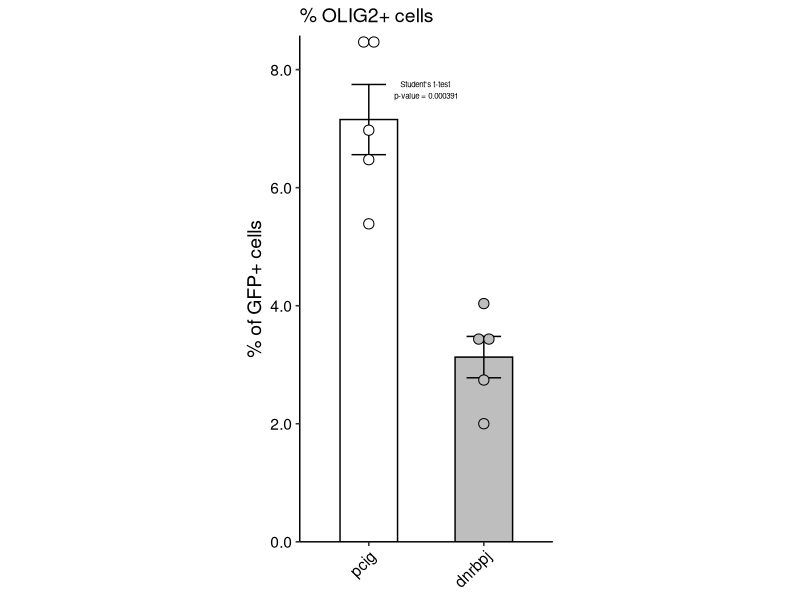
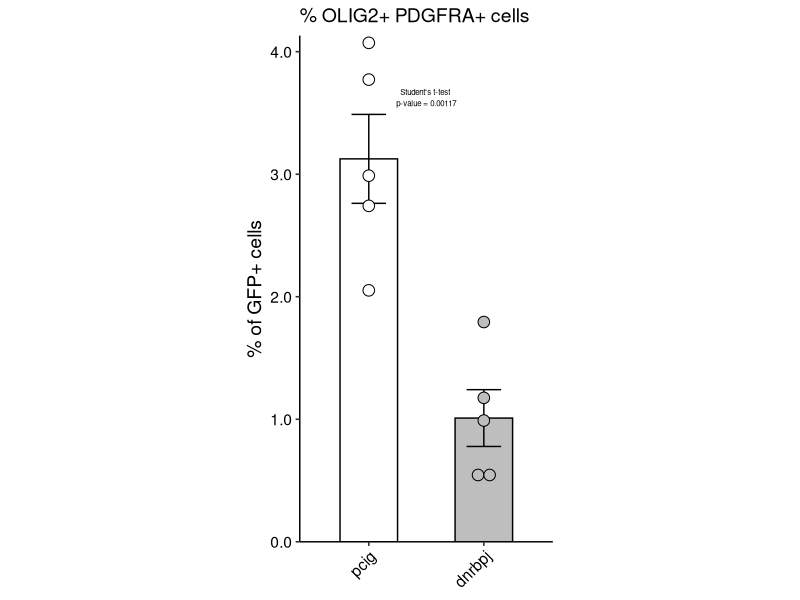
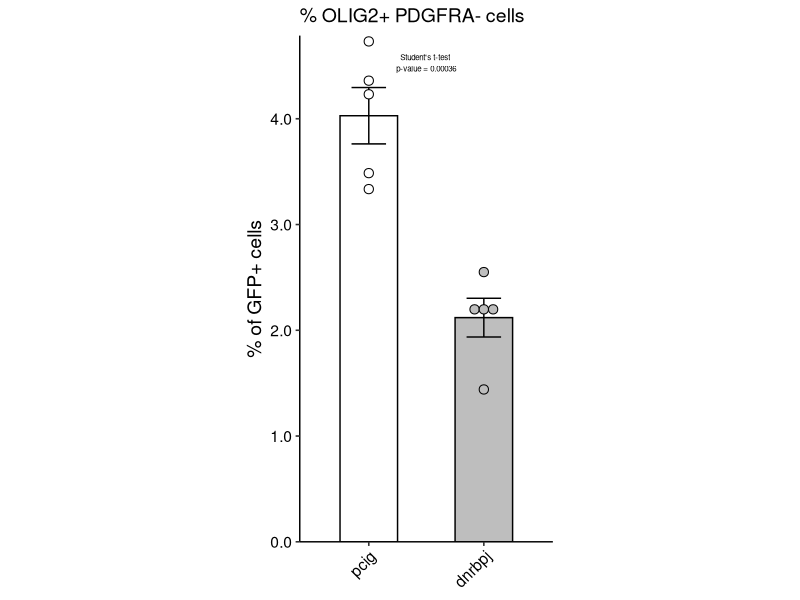

The R script that drew these images, in order:
## ---- chunk 1
knitr::opts_chunk$set(echo = TRUE)
options(repos=c(CRAN="https://cran.rstudio.com"))
install.packages(c("tidyr", "readr", "dplyr", "ggplot2", "kableExtra", 
                   "car"), ask = FALSE)
library(tidyr)
library(readr)
library(dplyr)
library(ggplot2)
library(kableExtra)
library(car)
library(rlang)

# set the root directory to the directory you are working in
knitr::opts_knit$set(root.dir = "~/Desktop/cellcount_analysis_r/francolab_cellcountanalysis_R/")

## ---- chunk 2
# Here, we are reading in the csv file and saving it as an dataframe called 'data'. Make sure the path to your data is correct or there will be an error because you didn't give R the correct 'directions' to get to your file. 

data <-
  read.csv("data/percentage_data/2021-05-06_cd1_e15-18_dnrbpj_olig2_pdgfra.csv")

## ---- chunk 3
# show data in table
data %>%
  kbl(caption = "Sample Sheet") %>% 
  kable_styling(bootstrap_options = "striped", full_width = F) %>%
  scroll_box(height = "300px")
## ---- chunk 4
data.olig2 <- data %>%
  select(treatment, brain_id, olig2)

data.olig2.pdgfra <- data %>%
  select(treatment, brain_id, olig2_pdgfra)

data.olig2.pdgfraneg <- data %>%
  select(treatment, brain_id, olig2_pdgfraneg)

## ---- chunk 5
summ_data_function <- function(data_df, marker_col) { # define the variables of the function, here the dataframe and the marker column
  data_summ_df <- data_df %>% # make a new dataframe containing the summarized data
    group_by(treatment) %>% # group by the treatment variable, so pcig and dnrbpj are the groups
    summarise(
      mean_cells = mean( {{marker_col}} ), # calculate the mean for each group
      sd_cells = sd( {{marker_col}} ), # calculate the standard deviation
      n_cells = n(), # the number of samples per group
      SE_cells = sd( {{marker_col}}) /sqrt(n())  # calculate the standard error for each group
    ) %>%
    ungroup()

  return(data_summ_df) # return the summarized data as a dataframe
}

## ---- chunk 6
# Call function and save each marker as its own dataframe 
data_summ_olig2 <- summ_data_function(data.olig2, olig2)
data_summ_olig2_pdgfra <- summ_data_function(data.olig2.pdgfra, olig2_pdgfra)
data_summ_olig2_pdgfraneg <- summ_data_function(data.olig2.pdgfraneg, olig2_pdgfraneg)

print(data_summ_olig2)
print(data_summ_olig2_pdgfra)
print(data_summ_olig2_pdgfraneg)
## ---- chunk 7
stats_test <- function(data_df, marker_col) {
  # Ensure the variable is numeric
  variable_data <- data[[ marker_col ]]
  if (!is.numeric(variable_data)) {
    stop("The specified variable is not numeric.")
  }
  
  # Split data by treatment group
  ctrl_data <- variable_data[data$treatment == "pcig"] # change group name if needed
  mut_data <- variable_data[data$treatment == "dnrbpj"] # change group name if needed

  # Check if the subsetting worked correctly
  if (length(ctrl_data) == 0 | length(mut_data) == 0) {
    stop("No data found for one of the groups.")
  }

  # Test for normality (Shapiro-Wilk test)
  shapiro_ctrl <- shapiro.test(ctrl_data)
  shapiro_mut <- shapiro.test(mut_data)

  # Print normality test results
  print(paste("Shapiro test for CTRL: p-value =", shapiro_ctrl$p.value))
  print(paste("Shapiro test for MUTANT: p-value =", shapiro_mut$p.value))

  # Test for equality of variances (Levene's test)
  levene_test <- leveneTest(variable_data ~ data$treatment)

  # Print Levene's test result
  print(paste("Levene test p-value =", levene_test$`Pr(>F)`[1]))
  # Determine which statistical test to use based on normality and variance
  if (shapiro_ctrl$p.value > 0.05 && shapiro_mut$p.value > 0.05) { # Normal distribution
    if (levene_test$`Pr(>F)`[1] > 0.05) { # Equal variances
      test_result <- t.test(ctrl_data, mut_data, var.equal = TRUE) # Student's t-test
      test_used <- "Student's t-test"
    } else { # Unequal variances
      test_result <- t.test(ctrl_data, mut_data, var.equal = FALSE) # Welch's t-test
      test_used <- "Welch's t-test"
    }
  } else { # Non-normal distribution
    test_result <- wilcox.test(ctrl_data, mut_data) # Wilcoxon rank-sum test
    test_used <- "Wilcoxon rank-sum test"
  }

  # Return the results
  stats_test_result <- list(
    Test_Used = test_used,
    Test_Result = test_result,
    Mean_CTRL = mean(ctrl_data),
    Mean_MUT = mean(mut_data)
  )

  # Print results
  print(stats_test_result)
  
  return(stats_test_result)
}
## ---- chunk 8
olig2_test_results <- stats_test(data.olig2, "olig2")
olig2_pdgfra_test_results <- stats_test(data.olig2.pdgfra, "olig2_pdgfra")
olig2_pdgfraneg_test_results <- stats_test(data.olig2.pdgfraneg, "olig2_pdgfraneg")
## ---- chunk 9
print(olig2_test_results)
## ---- chunk 10
# This function allows us to replace the dataframe containing the marker cell counts, and the title. Be sure to add the stats info. See example in ### Call function
create_barplot <- function(data_summ, 
                           data_marker, 
                           treatment_col = "treatment",
                           marker_col = "marker", 
                           title = "Title", 
                           positions = c("pcig", "dnrbpj"),
                           test_used = "stats test",
                           p_value = NA) {
  
  scaleFUN <- function(x) sprintf("%.1f", x) # Function to format y-axis
  
  # Creating the plot
  barplot <- ggplot(data_summ, 
                          aes(x = !!sym(treatment_col), 
                              y = mean_cells)) + 
    geom_col(width = 0.5, 
             aes(fill = !!sym(treatment_col)), 
             color = 'black', 
             size = 0.5) + 
    geom_errorbar(aes(ymin = mean_cells - SE_cells, 
                      ymax = mean_cells + SE_cells), 
                  width = 0.3, 
                  size = 0.5) + 
    geom_dotplot(data = data_marker, 
                 aes(x = !!sym(treatment_col), 
                     y = !!sym(marker_col), 
                     fill = !!sym(treatment_col)), 
                 binaxis = 'y', 
                 stackdir = 'center', 
                 dotsize = 0.8, 
                 show.legend = FALSE) + 
    theme_classic(base_size = 12) + 
    ylab("% of GFP+ cells") + 
    scale_x_discrete(limits = positions) + 
    theme(
      panel.background = element_blank(),
      plot.background = element_blank(),
      axis.line = element_line(size = 0.5, 
                               color = rgb(0, 0, 0, max = 255)), 
      axis.text.x = element_text(colour = 'black', angle = 45, hjust = 1), 
      axis.text.y = element_text(hjust = 1, colour = 'black'), 
      axis.title.x = element_blank(), 
      aspect.ratio = 2 / 1, 
      legend.key.size = unit(0.7, "line"), 
      text = element_text(size = 14), 
      plot.title = element_text(size = 14)) + 
    scale_y_continuous(expand = c(0, 0), labels = scaleFUN) + 
    scale_fill_manual(values = c('gray', 'white'), 
                      name = "", 
                      labels = c("pcig", "dnrbpj")) + 
    ggtitle(title) + 
    theme(legend.position = "none") + 
    annotate("text", x = 1.5, y = max(data_summ$mean_cells) + 0.5, 
             label = paste(test_used, "\np-value =", format(p_value, digits = 3)), 
             size = 2, hjust = 0.5)
  
  return(barplot)
}
## ---- chunk 11
olig2_barplot <- create_barplot(data_summ = data_summ_olig2, 
                                data_marker = data.olig2, 
                                marker_col = "olig2", 
                                title = "% OLIG2+ cells", 
                                positions = c("pcig", "dnrbpj"),
                                test_used = olig2_test_results$Test_Used, 
                                p_value = olig2_test_results$Test_Result$p.value)

# Display the plot
print(olig2_barplot)
## ---- chunk 12
#filename = "results/percentage_results/dnrbpj_olig2_barplot.pdf"
#pdf(filename, width = 5, height = 5)
#print(olig2_barplot)

#dev.off()

## ---- chunk 13
olig2_pdgfra_barplot <- create_barplot(data_summ = data_summ_olig2_pdgfra, 
                                data_marker = data.olig2.pdgfra, 
                                marker_col = "olig2_pdgfra", 
                                title = "% OLIG2+ PDGFRA+ cells", 
                                positions = c("pcig", "dnrbpj"),
                                test_used = olig2_pdgfra_test_results$Test_Used, 
                                p_value = olig2_pdgfra_test_results$Test_Result$p.value)

# Display the plot
print(olig2_pdgfra_barplot)
## ---- chunk 14
#filename = "results/percentage_results/dnrbpj_olig2_pdgfra_barplot.pdf"
#pdf(filename, width = 5, height = 5)
#print(olig2_pdgfra_barplot)

#dev.off()

## ---- chunk 15
olig2_pdgfraneg_barplot <- create_barplot(data_summ = data_summ_olig2_pdgfraneg, 
                                data_marker = data.olig2.pdgfraneg, 
                                marker_col = "olig2_pdgfraneg", 
                                title = "% OLIG2+ PDGFRA- cells", 
                                positions = c("pcig", "dnrbpj"),
                                test_used = olig2_pdgfraneg_test_results$Test_Used, 
                                p_value = olig2_pdgfraneg_test_results$Test_Result$p.value)

# Display the plot
print(olig2_pdgfraneg_barplot)
## ---- chunk 16
#filename = "results/percentage_results/dnrbpj_olig2_pdgfraneg_barplot.pdf"
#pdf(filename, width = 5, height = 5)
#print(olig2_pdgfraneg_barplot)

#dev.off()
